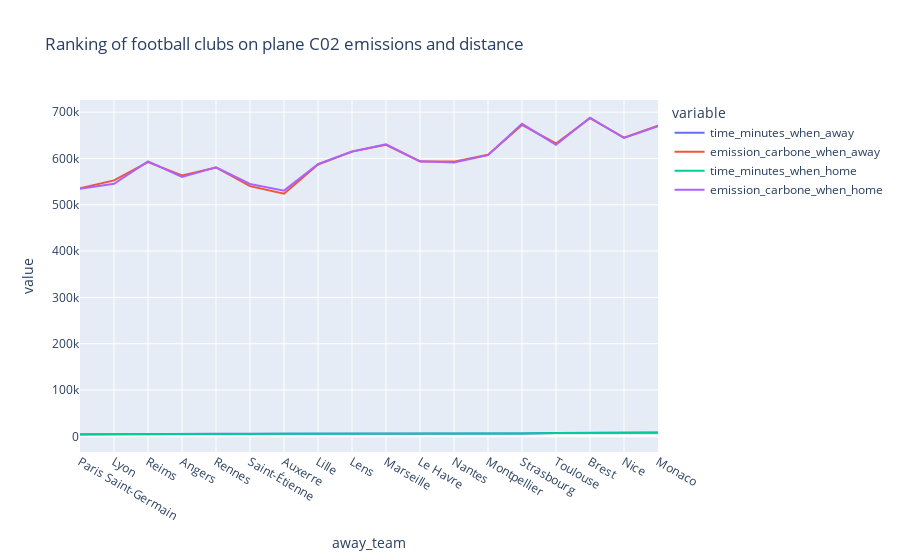

Write notebook code for a chart like this one.
### Code cell
# print(club_stats_df.tail(10).round(1))
px.line(
    club_stats_df.sort_values("time_minutes_when_away"),
    title="Ranking of football clubs on plane C02 emissions and distance",
)

### Figure 1 — Plotly figure (JSON) as saved in the notebook; plotly's stock layout.template omitted (floating-point values rounded to 4 significant figures)
{"data": [{"hovertemplate": "variable=time_minutes_when_away<br>away_team=%{x}<br>value=%{y}<extra></extra>", "legendgroup": "time_minutes_when_away", "line": {"color": "#636efa", "dash": "solid"}, "marker": {"symbol": "circle"}, "mode": "lines", "name": "time_minutes_when_away", "orientation": "v", "showlegend": true, "type": "scatter", "x": ["Paris Saint-Germain", "Lyon", "Reims", "Angers", "Rennes", "Saint-Étienne", "Auxerre", "Lille", "Lens", "Marseille", "Le Havre", "Nantes", "Montpellier", "Strasbourg", "Toulouse", "Brest", "Nice", "Monaco"], "xaxis": "x", "y": [4127.0, 4738.0, 4852.0, 5183.0, 5286.0, 5331.0, 5336.0, 5339.0, 5450.0, 5557.0, 5602.0, 5668.0, 5809.0, 6207.0, 7086.0, 7527.0, 7715.0, 8037.0], "yaxis": "y"}, {"hovertemplate": "variable=emission_carbone_when_away<br>away_team=%{x}<br>value=%{y}<extra></extra>", "legendgroup": "emission_carbone_when_away", "line": {"color": "#EF553B", "dash": "solid"}, "marker": {"symbol": "circle"}, "mode": "lines", "name": "emission_carbone_when_away", "orientation": "v", "showlegend": true, "type": "scatter", "x": ["Paris Saint-Germain", "Lyon", "Reims", "Angers", "Rennes", "Saint-Étienne", "Auxerre", "Lille", "Lens", "Marseille", "Le Havre", "Nantes", "Montpellier", "Strasbourg", "Toulouse", "Brest", "Nice", "Monaco"], "xaxis": "x", "y": [535400.0, 552700.0, 592300.0, 563400.0, 580600.0, 540200.0, 524000.0, 587100.0, 614800.0, 629500.0, 593600.0, 593200.0, 607800.0, 672400.0, 632300.0, 686800.0, 644700.0, 670900.0], "yaxis": "y"}, {"hovertemplate": "variable=time_minutes_when_home<br>away_team=%{x}<br>value=%{y}<extra></extra>", "legendgroup": "time_minutes_when_home", "line": {"color": "#00cc96", "dash": "solid"}, "marker": {"symbol": "circle"}, "mode": "lines", "name": "time_minutes_when_home", "orientation": "v", "showlegend": true, "type": "scatter", "x": ["Paris Saint-Germain", "Lyon", "Reims", "Angers", "Rennes", "Saint-Étienne", "Auxerre", "Lille", "Lens", "Marseille", "Le Havre", "Nantes", "Montpellier", "Strasbourg", "Toulouse", "Brest", "Nice", "Monaco"], "xaxis": "x", "y": [4182.0, 4710.0, 4861.0, 5108.0, 5343.0, 5237.0, 5365.0, 5300.0, 5366.0, 5541.0, 5849.0, 5742.0, 5867.0, 6290.0, 7085.0, 7743.0, 7495.0, 7765.0], "yaxis": "y"}, {"hovertemplate": "variable=emission_carbone_when_home<br>away_team=%{x}<br>value=%{y}<extra></extra>", "legendgroup": "emission_carbone_when_home", "line": {"color": "#ab63fa", "dash": "solid"}, "marker": {"symbol": "circle"}, "mode": "lines", "name": "emission_carbone_when_home", "orientation": "v", "showlegend": true, "type": "scatter", "x": ["Paris Saint-Germain", "Lyon", "Reims", "Angers", "Rennes", "Saint-Étienne", "Auxerre", "Lille", "Lens", "Marseille", "Le Havre", "Nantes", "Montpellier", "Strasbourg", "Toulouse", "Brest", "Nice", "Monaco"], "xaxis": "x", "y": [534700.0, 545500.0, 593700.0, 560000.0, 580800.0, 544900.0, 530500.0, 587600.0, 614900.0, 630400.0, 593800.0, 591500.0, 607100.0, 674800.0, 629400.0, 688200.0, 644200.0, 669800.0], "yaxis": "y"}], "layout": {"legend": {"title": {"text": "variable"}, "tracegroupgap": 0}, "title": {"text": "Ranking of football clubs on plane C02 emissions and distance"}, "xaxis": {"anchor": "y", "domain": [0, 1], "title": {"text": "away_team"}}, "yaxis": {"anchor": "x", "domain": [0, 1], "title": {"text": "value"}}}}
